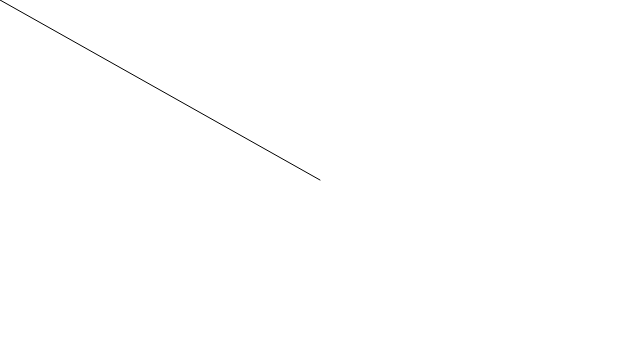
Frame 1 (no input)
Frame 60 (no input): identical to frame 1, image omitted
Frame 120 (the mouse pressed at the canvas centre since frame 60): blank canvas, image omitted

The p5.js sketch that drew this single still picture (run headless with seeded random() and noise() and a simulated clock; from frame 60 on, the mouse is pressed at the canvas centre):

// p5.js sketch
// ── sketch.js
function setup() {
  createCanvas(640,360);
}
function draw() {
  background(255);
  var mouse = createVector(mouseX,mouseY);
  var center = createVector(width/2,height/2);
  mouse.sub(center);
  translate(width/2,height/2);
  line(0,0,mouse.x,mouse.y);
}
